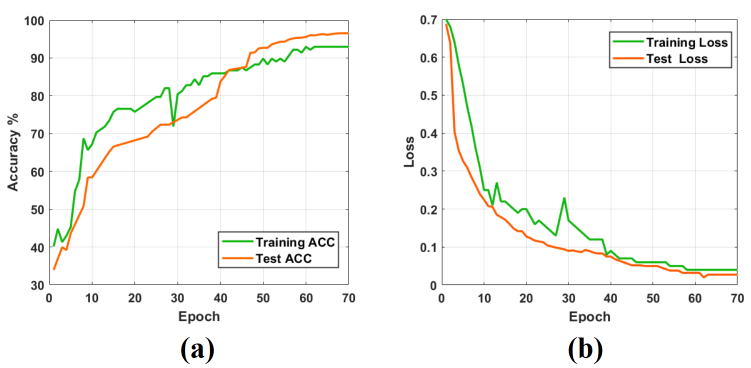
%> input picture images/Learning curve.png, 1502 x 735 px (shown at 1/2 size)
$ octave --eval "result = readAndPreprocessImage('images/Learning curve.png');"   (GNU Octave 9; MATLAB toolbox functions it lacks are replaced by stand-ins)
%> lines starting %> are read from the running program, lines starting %| are printed output that depends on the picture
function Iout = readAndPreprocessImage(filename)
%> called with filename = 'images/Learning curve.png'

I = imread(filename);
%> I is the input picture: size 735x1502x3 uint8; mean R, G, B 247.4, 247.7, 245.6
I=imadjust(I,stretchlim(I),[]);
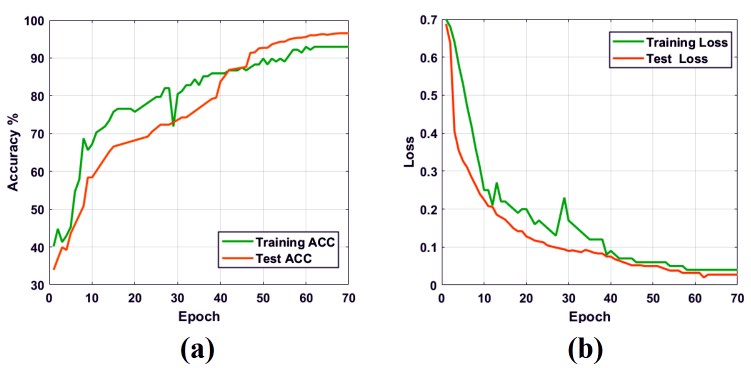
%> I: size 735x1502x3 uint8 (shown at 1/2 size); mean R, G, B 246.3, 245.9, 245

  % Replicate the image 3 times to create an RGB image.
if ismatrix(I)
   I= cat(3,I,I,I);
end


% Resize the image as required for the CNN.
 Iout= imresize(I, [224 224]);
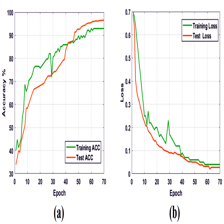
%> Iout: size 224x224x3 uint8; mean R, G, B 246, 245.6, 244.7

end

$ run again, on images/Learningcurve.PNG
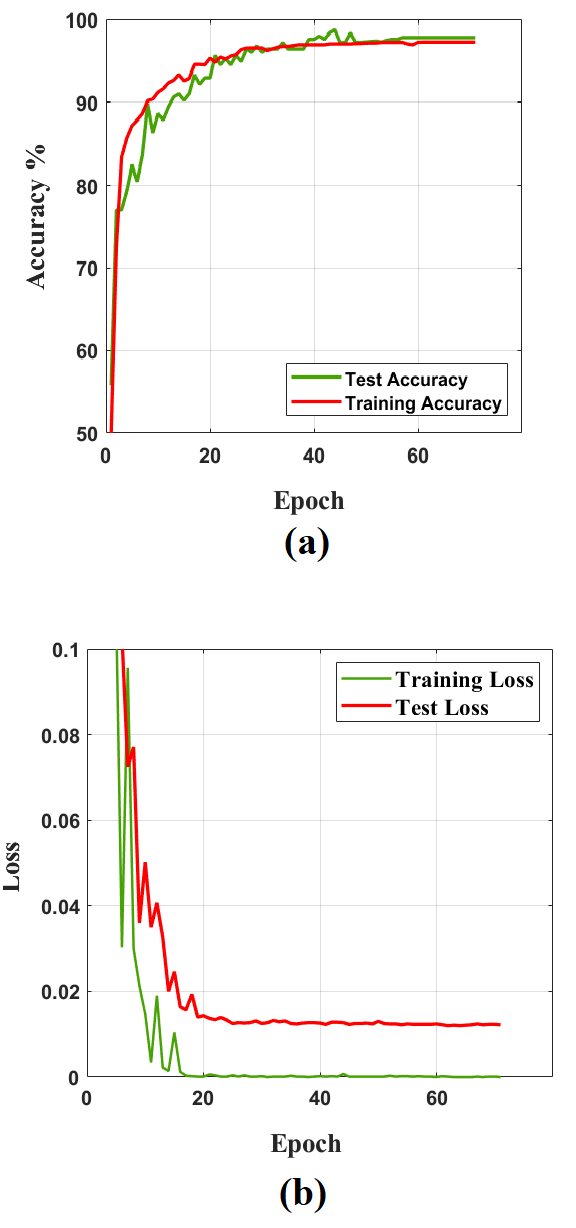
%> input picture images/Learningcurve.PNG, 576 x 1228 px
%> in readAndPreprocessImage, I is the input picture: size 1228x576x3 uint8; mean R, G, B 248.9, 247.6, 246.2
%> in readAndPreprocessImage, `Iout= imresize(I, [224 224]);`:
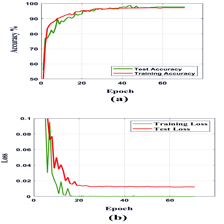
%> Iout: size 224x224x3 uint8; mean R, G, B 247.6, 246.5, 245.8
